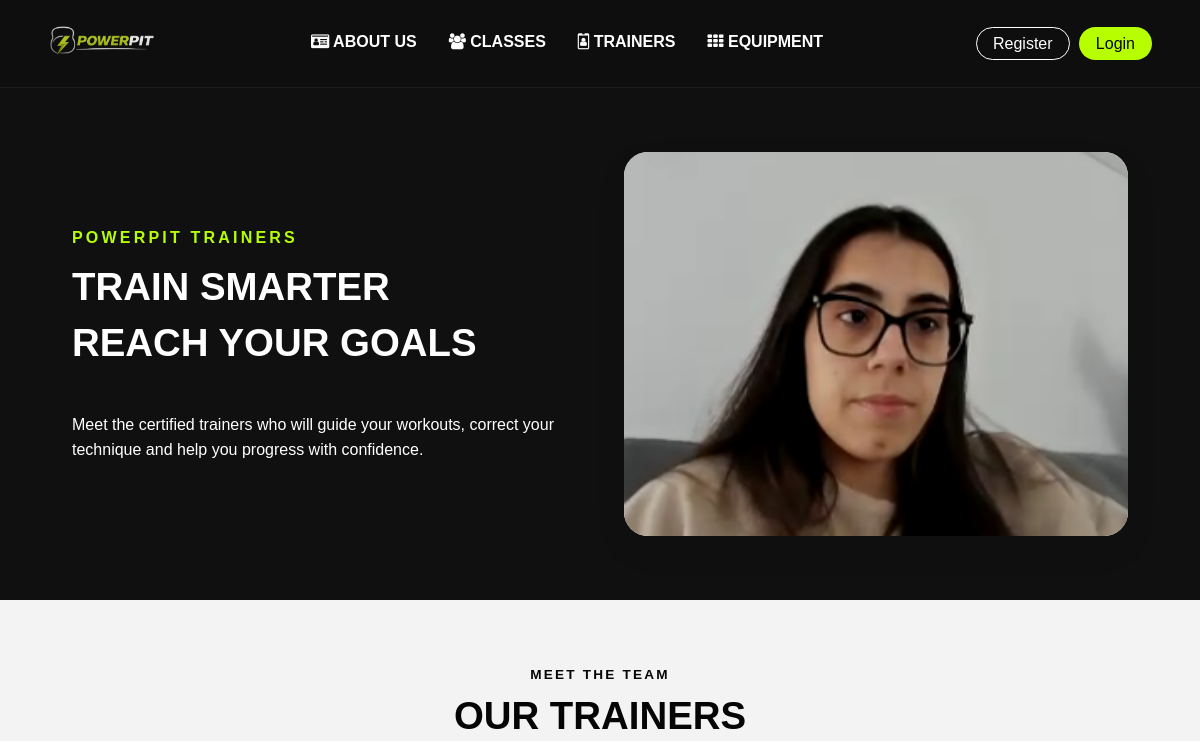
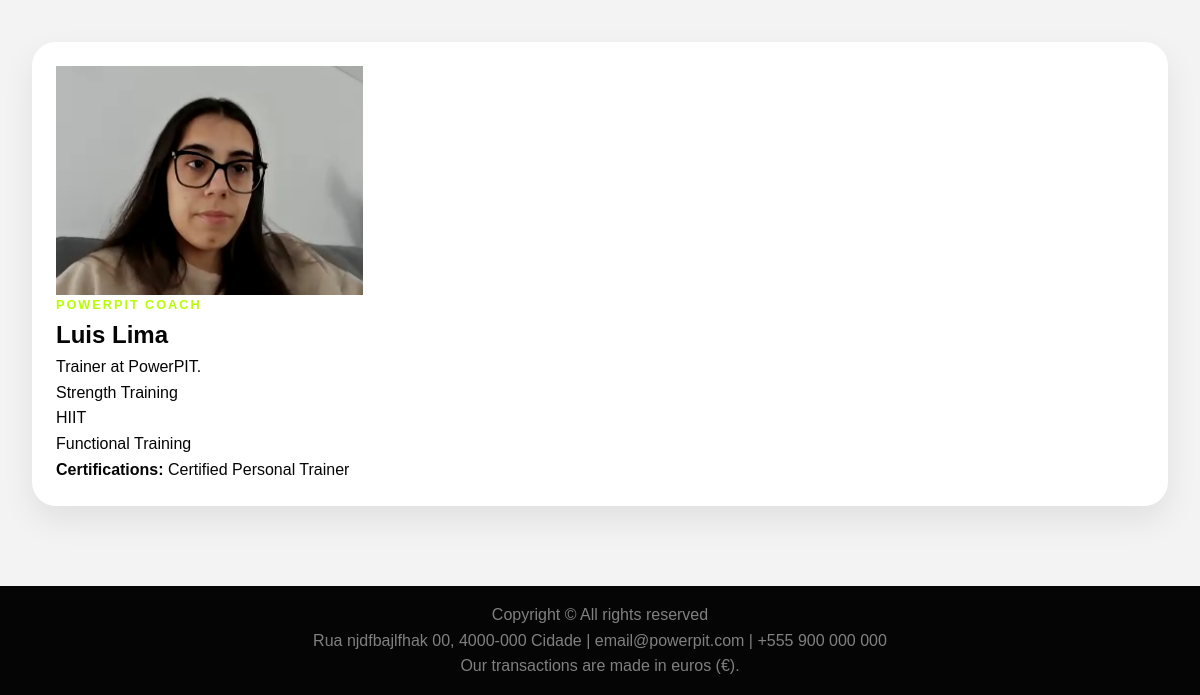
The page /pages/trainers.php on the database as committed earlier (2 pictures, top to bottom).
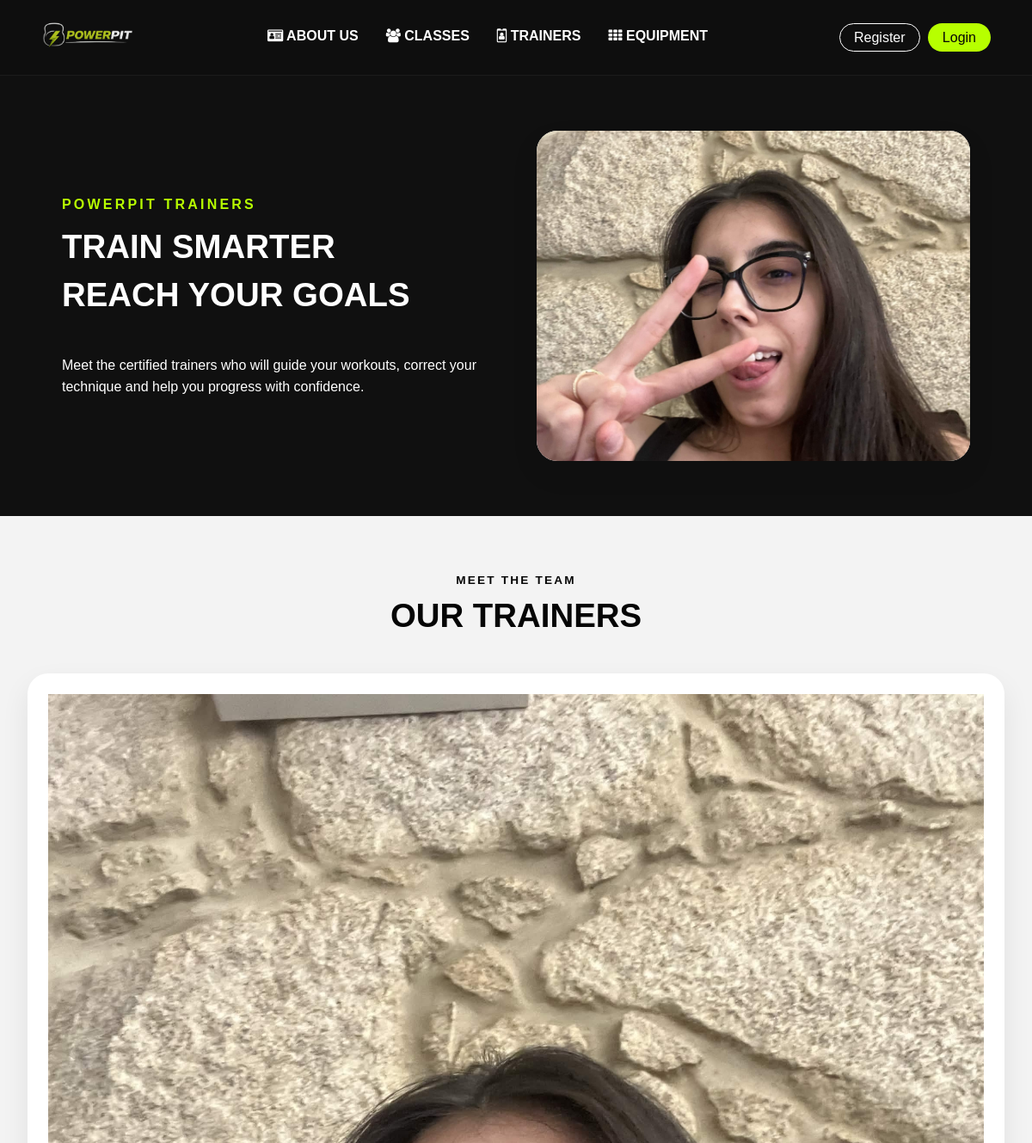
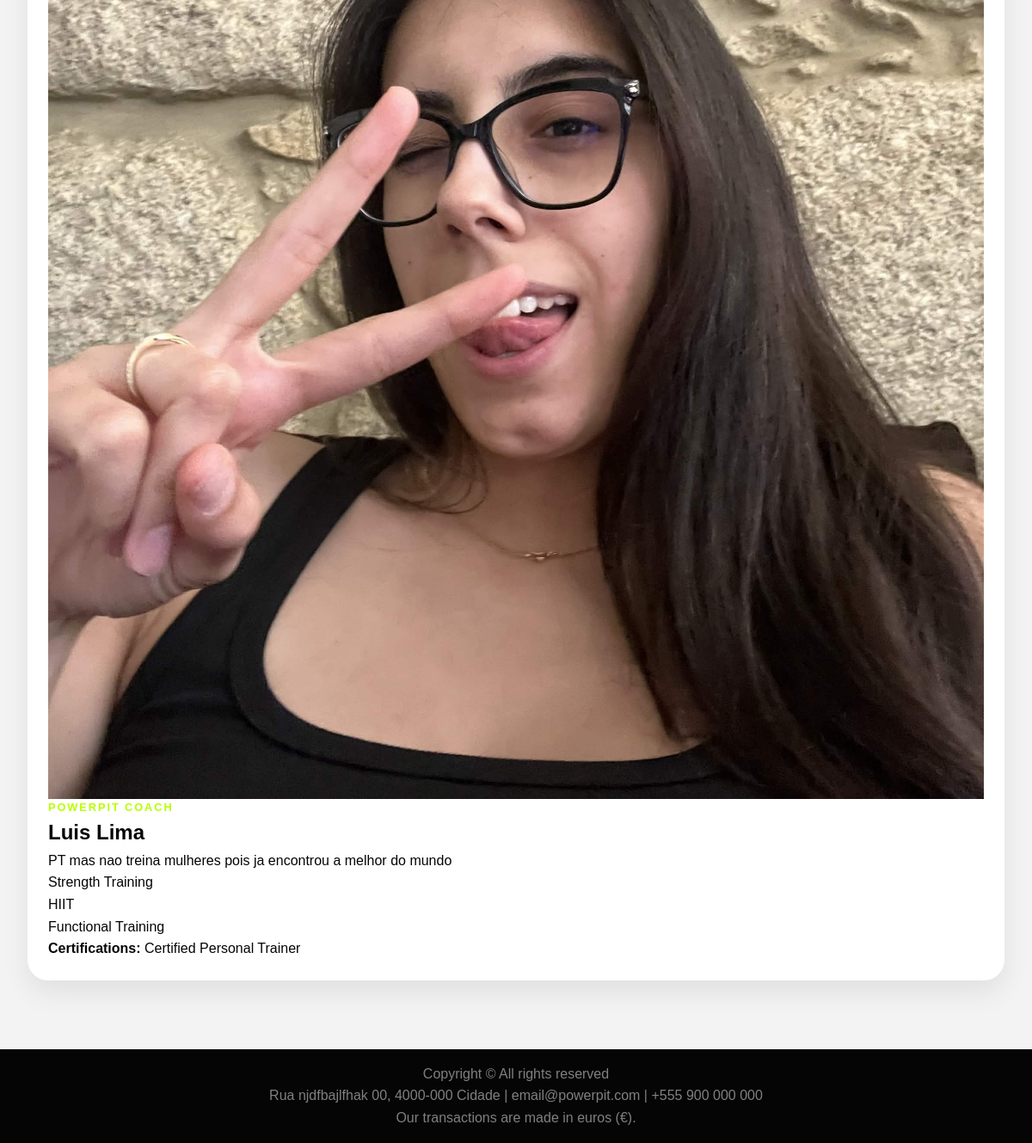
The same page on the database as committed later (2 pictures, top to bottom).
### tables this page shows
CREATE TABLE Users(
   UserId INTEGER PRIMARY KEY AUTOINCREMENT,
   Name NVARCHAR(100) NOT NULL,
   Username NVARCHAR(50) NOT NULL,
   Email NVARCHAR(100) NOT NULL,
   PasswordHash NVARCHAR(255) NOT NULL,
   Role NVARCHAR(20) NOT NULL,
   ProfileImage NVARCHAR(255),

   UNIQUE (Username),
   UNIQUE (Email)
);

CREATE TABLE Trainers(
   TrainerId INTEGER PRIMARY KEY AUTOINCREMENT,
   UserId INTEGER NOT NULL,
   Bio NVARCHAR(500),
   Specializations NVARCHAR(255),
   Certifications NVARCHAR(255),

   UNIQUE (UserId),
   FOREIGN KEY (UserId) REFERENCES Users (UserId) ON DELETE NO ACTION ON UPDATE NO ACTION
);

### pages/trainers.php (called while the page is built, shortened)
<?php
require_once(__DIR__ . '/../template/common.tpl.php');
require_once(__DIR__ . '/../template/trainers.tpl.php');
require_once(__DIR__ . '/../database/connection.db.php');
require_once(__DIR__ . '/../database/trainers.class.php');
$db = getDatabaseConnection();
$trainers = Trainers::getAllTrainers($db);
drawTrainersPage($trainers, $db);
?>

### database/trainers.class.php (called while the page is built, shortened)
<?php
require_once(__DIR__ . '/users.class.php');
class Trainers {
    private int $user_id;
    private ?string $bio;
    private ?string $specializations;
    private ?string $certifications;
    public function __construct(
        int $trainer_id,
        int $user_id,
        ?string $bio,
        ?string $specializations,
        ?string $certifications
    ) {
        $this->user_id = $user_id;
        $this->bio = $bio;
        $this->specializations = $specializations;
        $this->certifications = $certifications;
    }
    public function getBio(): ?string {
        return $this->bio;
    }
    public function getSpecializations(): ?string {
        return $this->specializations;
    }
    public function getCertifications(): ?string {
        return $this->certifications;
    }
    public function getUser(PDO $db): ?Users {
        return Users::getUser($db, $this->user_id);
    }
    public static function getAllTrainers(PDO $db): array {
        $stmt = $db->prepare('
            SELECT Trainers.*
            FROM Trainers
            JOIN Users ON Users.UserId = Trainers.UserId
            ORDER BY Users.Name
        ');
        $stmt->execute();
        $trainers = [];
        while ($row = $stmt->fetch()) {
            $trainers[] = new Trainers(
                (int)$row['TrainerId'],
                (int)$row['UserId'],
                $row['Bio'],
                $row['Specializations'],
                $row['Certifications']
            );
        }
        return $trainers;
    }
}

### database/users.class.php (called while the page is built, shortened)
<?php
require_once(__DIR__ . '/trainers.class.php');
class Users {
    private string $name;
    private ?string $profileImage;
    public function __construct(
        int $user_id,
        string $name,
        string $user_name,
        string $email,
        string $passwordHash,
        string $role,
        ?string $profileImage
    ) {
        $this->name = $name;
        $this->profileImage = $profileImage;
    }
    public function getName(): string {
        return $this->name;
    }
    public function getProfileImage(): string {
        return $this->profileImage ?? 'default.png';
    }
    public static function getUser(PDO $db, int $id): ?Users {
        $stmt = $db->prepare('
            SELECT *
            FROM Users
            WHERE UserId = ?
        ');
        $stmt->execute([$id]);
        $row = $stmt->fetch();
        return new Users(
            (int)$row['UserId'],
            $row['Name'],
            $row['Username'],
            $row['Email'],
            $row['PasswordHash'],
            $row['Role'],
            $row['ProfileImage']
        );
    }
}
?>

### template/trainers.tpl.php (the view, shortened to what the changed rows need)
<?php
function drawTrainersPage(array $trainers, PDO $db): void { ?>
    <main class="trainers_page">
        <?php
            $heroImage = '../assets/users/default.png';
            if (!empty($trainers)) {
                $firstUser = $trainers[0]->getUser($db);
                if ($firstUser !== null) {
                    $heroImage = '../assets/users/' . $firstUser->getProfileImage();
                }
            }
        ?>
        <section class="flex-row dark classes_feature">
            <article class="flex-item main">
                <h1>Train smarter
                    <p>Reach your goals</p>
                </h1>
            </article>
            <aside class="flex-item side">
                <img
                    src="<?= htmlspecialchars($heroImage) ?>"
                    alt="PowerPIT trainer"
                >
            </aside>
        </section>
        <section class="classes_carousel_section">
            <header>
                <h1>Our trainers</h1>
            </header>
            <?php if (empty($trainers)) { ?>
                <article class="card trainers_empty">
                    <h2>No trainers available</h2>
                    <p>There are no trainers registered at the moment.</p>
                </article>
            <?php } else { ?>
                <div class="grid trainers_grid">
                    <?php foreach ($trainers as $trainer) {
                        drawTrainerCard($trainer, $db);
                    } ?>
                </div>
            <?php } ?>
        </section>
    </main>
<?php }
function drawTrainerCard(Trainers $trainer, PDO $db): void {
    $user = $trainer->getUser($db);
    $specializations = [];
    if ($trainer->getSpecializations() !== null && $trainer->getSpecializations() !== '') {
        $specializations = array_filter(array_map(
            'trim',
            explode(',', $trainer->getSpecializations())
        ));
    }
    ?>
    <article class="card trainer_card">
        <img
            src="../assets/users/<?= htmlspecialchars($user->getProfileImage()) ?>"
            alt="<?= htmlspecialchars($user->getName()) ?>"
        >
        <div class="trainer_card_content">
            <p class="profile-member-card-label">PowerPIT Coach</p>
            <h2><?= htmlspecialchars($user->getName()) ?></h2>
            <?php if ($trainer->getBio() !== null && $trainer->getBio() !== '') { ?>
                <p class="trainer_bio">
                    <?= htmlspecialchars($trainer->getBio()) ?>
                </p>
            <?php } ?>
            <?php if (!empty($specializations)) { ?>
                <ul class="trainer_tags">
                    <?php foreach ($specializations as $specialization) { ?>
                        <li><?= htmlspecialchars($specialization) ?></li>
                    <?php } ?>
                </ul>
            <?php } ?>
            <?php if ($trainer->getCertifications() !== null && $trainer->getCertifications() !== '') { ?>
                <p class="trainer_certifications">
                    <strong>Certifications:</strong>
                    <?= htmlspecialchars($trainer->getCertifications()) ?>
                </p>
            <?php } ?>
        </div>
    </article>
<?php } ?>

Rows that differ between the two databases and show on the page:
changed users: ProfileImage: a different picture
changed trainers "Strength Training": UserId.ProfileImage: a different picture; Bio "Trainer at PowerPIT." → "PT mas nao treina mulheres pois ja encontrou a melhor do mundo"
